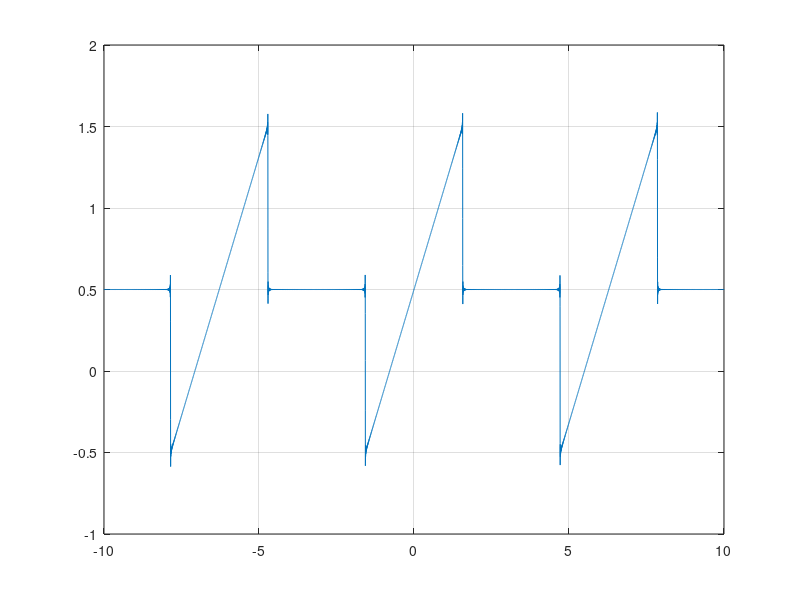

This chart was generated by the following MATLAB code:
t=-10:0.001:10;
T=2*pi;
w=2*pi*(1/T)
a0 = 0.5
ft=a0
for n=1:1000
  k=n*pi
  ft = ft +(2/k)*((2/k)*sin(k/2)-cos(k/2))*sin(n*w*t);
end
plot(t,ft)
grid
